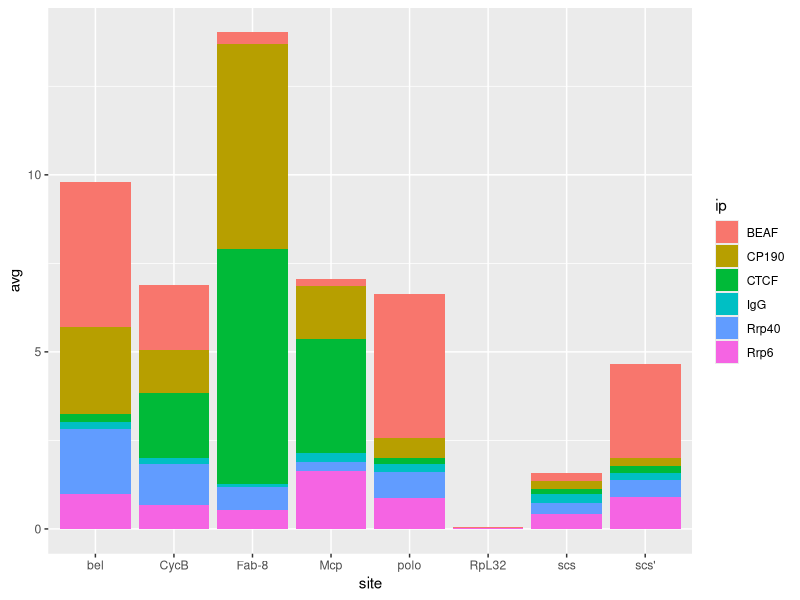
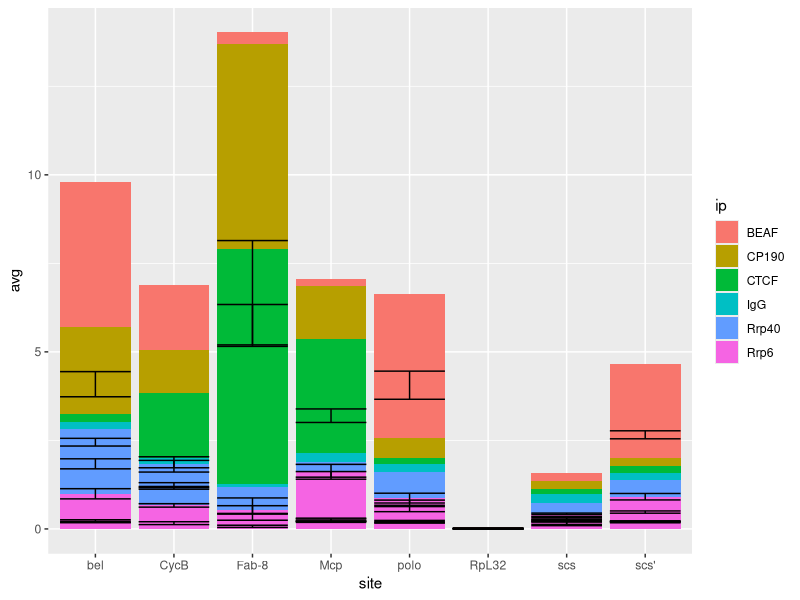
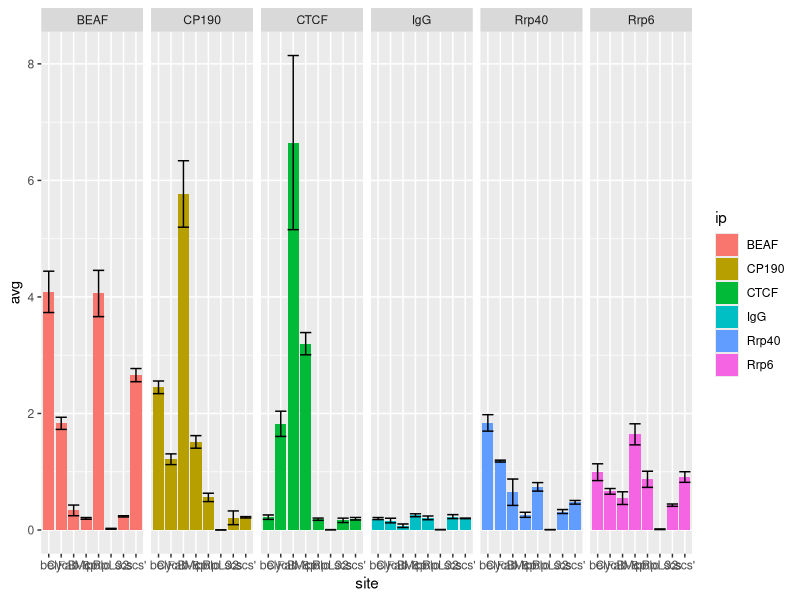
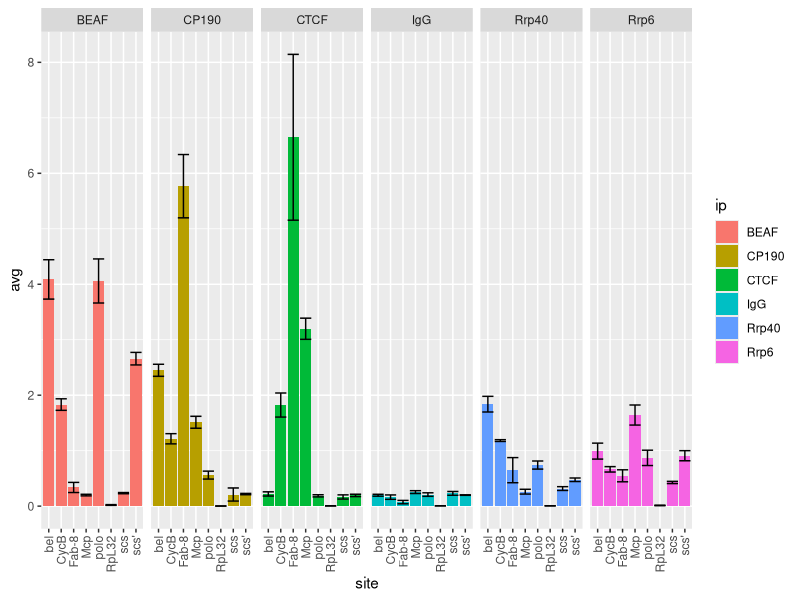
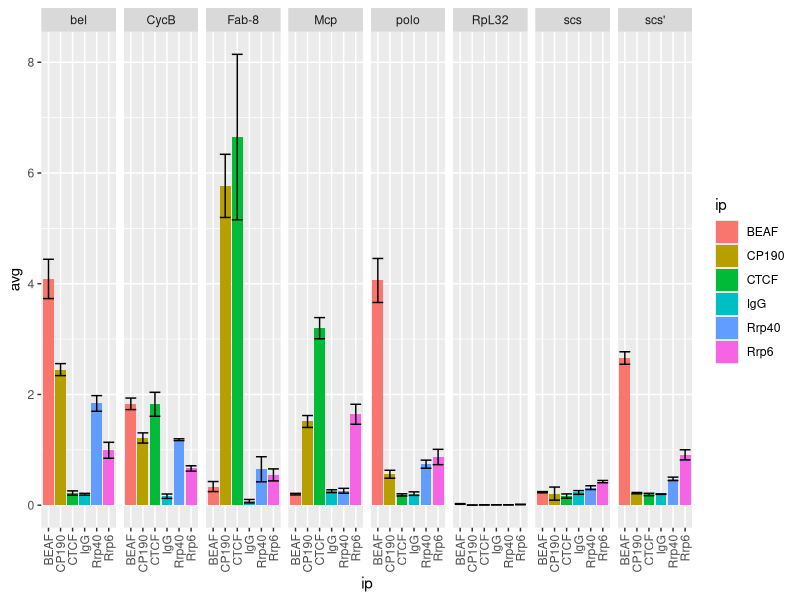
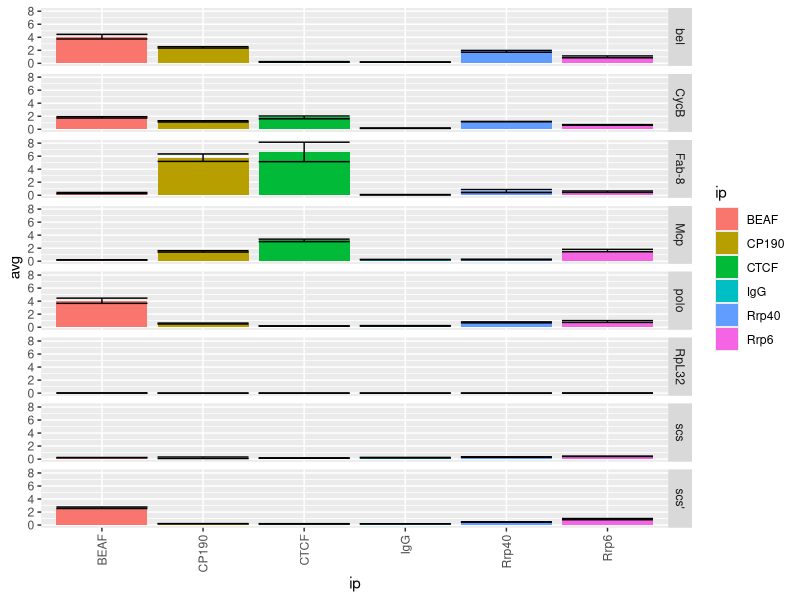
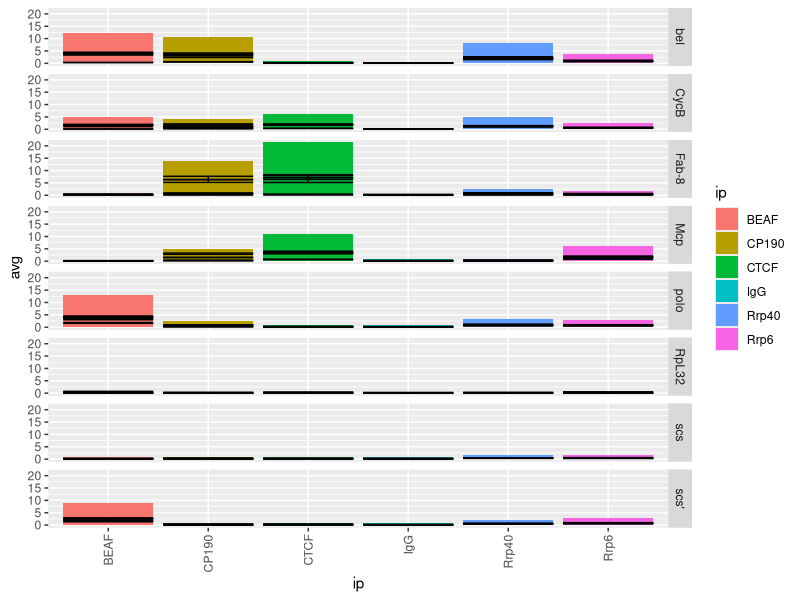
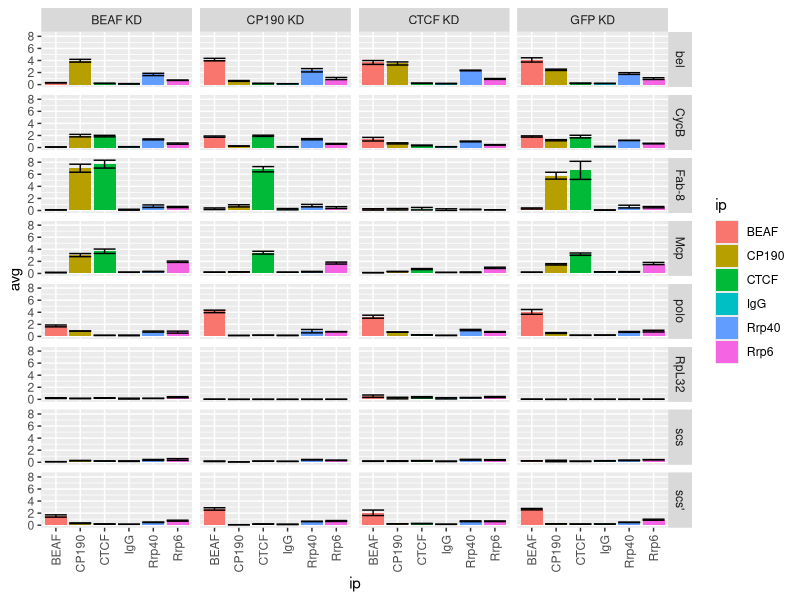

Write the R code that produced these figures, in order.
## ---- chunk 1
library(ggplot2)
df <- read.table('knockdown-ChIP-data.txt', header=TRUE, stringsAsFactors=FALSE)
head(df)
## ---- chunk 2
df.gfp <- df[df$kd == 'GFP KD',]
## ---- chunk 3
ggplot(df.gfp) +
    geom_col(mapping=aes(x=site, y=avg, fill=ip))
## ---- chunk 4
ggplot(df.gfp) +
    geom_col(mapping=aes(x=site, y=avg, fill=ip)) +

    # add errorbars
    geom_errorbar(aes(x=site, ymax=avg + stddev, ymin=avg - stddev))
## ---- chunk 5
ggplot(df.gfp) +
    geom_col(mapping=aes(x=site, y=avg, fill=ip)) +
    geom_errorbar(aes(x=site, ymax=avg + stddev, ymin=avg - stddev)) +

    # add faceting
    facet_grid(.~ip)
## ---- chunk 6

ggplot(df.gfp) +
    geom_col(mapping=aes(x=site, y=avg, fill=ip)) +
    geom_errorbar(aes(x=site, ymax=avg + stddev, ymin=avg - stddev)) +
    facet_grid(.~ip) +

    # make x-axis labels vertical
    theme(axis.text.x=element_text(angle=90, hjust=1, vjust=0.5))
## ---- chunk 7

# save the theme changes
my_theme <- theme(axis.text.x=element_text(angle=90, hjust=1, vjust=0.5))

ggplot(df.gfp) +

    # was:
    # geom_col(mapping=aes(x=site, y=avg, fill=ip))
    geom_col(mapping=aes(x=ip, y=avg, fill=ip)) +
    geom_errorbar(aes(x=ip, ymax=avg + stddev, ymin=avg - stddev)) +

    # was: facet_grid(.~ip):
    facet_grid(.~site) +

    # add the theme
    my_theme
## ---- chunk 8
ggplot(df.gfp) +
    geom_col(mapping=aes(x=ip, y=avg, fill=ip)) +
    geom_errorbar(aes(x=ip, ymax=avg + stddev, ymin=avg - stddev)) +

    # was: facet_grid(.~site)
    facet_grid(site~.) +
    my_theme
## ---- chunk 9
# was: ggplot(df.gfp)
ggplot(df) +

    geom_col(mapping=aes(x=ip, y=avg, fill=ip)) +
    geom_errorbar(aes(x=ip, ymax=avg + stddev, ymin=avg - stddev)) +
    facet_grid(site~.) +
    my_theme
## ---- chunk 10
ggplot(df) +
    geom_col(mapping=aes(x=ip, y=avg, fill=ip)) +
    geom_errorbar(aes(x=ip, ymax=avg + stddev, ymin=avg - stddev)) +

    # was: facet_grid(site~.)
    facet_grid(site~kd) +
    my_theme
## ---- chunk 11
ggplot(df) +
    geom_col(mapping=aes(x=ip, y=avg, fill=ip)) +
    geom_errorbar(aes(x=ip, ymax=avg + stddev, ymin=avg - stddev)) +

    # was: facet_grid(site~kd)
    facet_grid(kd~site) +
    my_theme
## ---- chunk 12
ggplot(df) +
    # was:
    # geom_col(mapping=aes(x=ip, y=avg, fill=ip)) +
    geom_col(mapping=aes(x=site, y=avg, fill=ip)) +
    geom_errorbar(aes(x=site, ymax=avg + stddev, ymin=avg - stddev)) +

    # was:
    # facet_grid(kd~site)
    facet_grid(kd~ip) +
    my_theme
## ---- chunk 13
ggplot(df) +

    # was:
    # geom_col(mapping=aes(x=site, y=avg, fill=ip)) +
    geom_col(mapping=aes(x=kd, y=avg, fill=ip)) +
    geom_errorbar(aes(x=kd, ymax=avg + stddev, ymin=avg - stddev)) +

    # was:
    # facet_grid(kd~ip)
    facet_grid(ip~site) +
    my_theme
## ---- chunk 14
# Nicer colors. There are lots of color palette sites you can use for
# inspiration. Since we're aiming to highlight Rrp6 and Rrp40, they are on
# a different part of the color wheel than the insulator proteins
cols <- c(
          "BEAF"="#FF7F00",
          "CP190"="#FFD933",
          "IgG"="#888888",
          "Rrp40"="#5522bb",
          "Rrp6"="#990099",
          "CTCF"="#705121")
ggplot(df) +
    geom_col(mapping=aes(x=ip, y=avg, fill=ip)) +
    geom_errorbar(aes(x=ip, ymax=avg + stddev, ymin=avg - stddev)) +
    facet_grid(site~kd) +

    # Manually set the colors
    scale_fill_manual(values=cols) +

    # ggplot2 has a built-in black-and-white theme, that we're using to start
    # with:
    theme_bw() +
    theme(
          # our vertical x-axis labels from before
          axis.text.x=element_text(angle=90, hjust=1, vjust=0.5),

          # Don't shade the "strips", which are the panel row and column
          # labels.
          strip.background=element_rect(fill = NA, colour = NA),

          # Turn off the grids
          panel.grid.minor=element_blank(),
          panel.grid.major=element_blank(),

          # Change the text size in the strips
          strip.text=element_text(size=12),

          # Tweak the spacing between panels
          panel.border=element_blank(), panel.spacing=unit(1.5, "lines")
          ) +


    # Rename the x and y axis labels
    labs(y="Percent input", x='Antibody')
## ---- chunk 15
my_theme <- theme(axis.text.x=element_text(color=NULL)) +
    theme_bw() +
    theme(
          axis.text.x=element_text(angle=90, hjust=1, vjust=0.5),
          strip.background=element_rect(fill = NA, colour = NA),
          panel.grid.minor=element_blank(),
          panel.grid.major=element_blank(),
          strip.text=element_text(size=12),
          panel.border=element_blank(),
          panel.spacing=unit(1.2, 'lines')
    )
## ---- chunk 16
ggplot(df) +
    geom_col(mapping=aes(x=ip, y=avg, fill=ip)) +
    geom_errorbar(aes(x=ip, ymax=avg + stddev, ymin=avg - stddev)) +
    scale_fill_manual(values=cols) +
    facet_grid(site~kd) +

    # was that long "theme" section:
    my_theme
## ---- chunk 17
ggplot(df) +

    # was:
    # geom_col(mapping=aes(x=ip, y=avg, fill=ip)) +
    geom_col(mapping=aes(x=site, y=avg, fill=ip)) +
    geom_errorbar(aes(x=site, ymax=avg + stddev, ymin=avg - stddev)) +
    scale_fill_manual(values=cols) +

    # was:
    # facet_grid(site~kd)
    facet_grid(ip~kd) +
    my_theme
## ---- chunk 18
ggplot(df) +
    geom_col(mapping=aes(x=kd, y=avg, fill=ip)) +
    geom_errorbar(aes(x=kd, ymax=avg + stddev, ymin=avg - stddev)) +
    scale_fill_manual(values=cols) +

    # was:
    # facet_grid(ip~kd) +
    facet_grid(ip~site) +
    my_theme 
## ---- chunk 19
ggplot(df) +
    geom_col(mapping=aes(x=kd, y=avg, fill=ip)) +
    geom_errorbar(aes(x=kd, ymax=avg + stddev, ymin=avg - stddev)) +
    scale_fill_manual(values=cols) +

    # was:
    # facet_grid(ip~site) +
    facet_grid(ip~site, scales='free_y') +
    my_theme 
## ---- chunk 20

df$kd <- factor(df$kd, levels=c('GFP KD', 'BEAF KD', 'CP190 KD', 'CTCF KD'))
dodge <- position_dodge(width=.9)
ggplot(df) +
    aes(x=site, y=avg, ymax=avg+stddev, ymin=avg-stddev, fill=kd) +
    geom_col(position=dodge) +
    geom_errorbar(position=dodge, width=0.25)+
    scale_fill_manual(values=c(
        'GFP KD'='#000000',
        'BEAF KD'='#444444',
        'CP190 KD'='#999999',
        'CTCF KD'='#CCCCCC'
        ), limits=c('GFP KD', 'BEAF KD', 'CP190 KD', 'CTCF KD'))+
    facet_wrap(~ip) + my_theme
